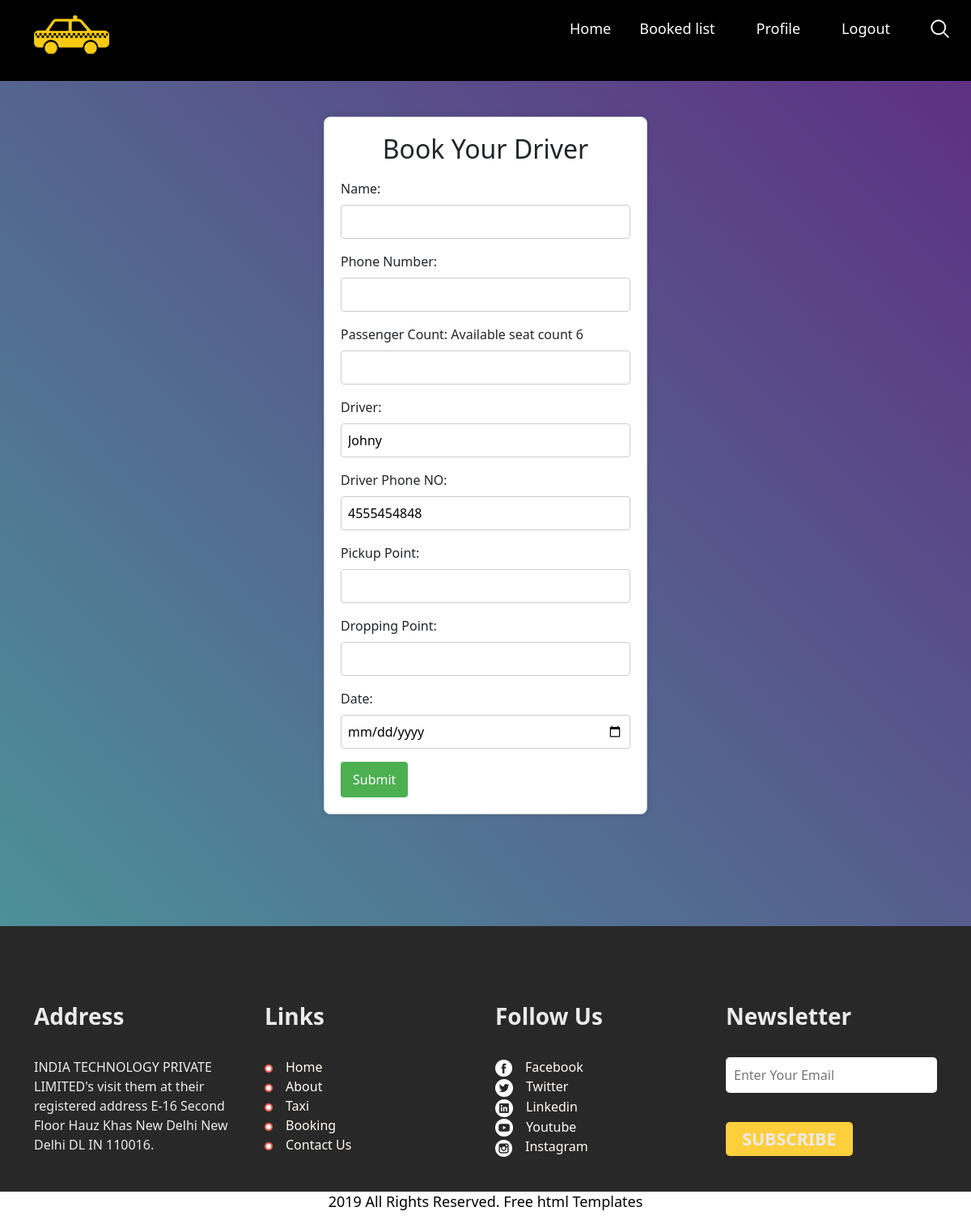
The page /booking/12/ on the database its author committed.
### app/models.py (models this page shows, shortened)
class vehicle_owner(models.Model):
    user = models.ForeignKey(User, on_delete=models.CASCADE, default=1)  # Add a default value, you can change it as needed
    name = models.CharField(max_length=25, null=True, blank=True)
    phone_number = models.CharField(max_length=15, null=True, blank=True)
    profileimg = models.ImageField(upload_to='profiles', null=True, blank=True)
    vehicle_name = models.CharField(max_length=25, null=True, blank=True)
    vehicle_number = models.CharField(max_length=15, null=True, blank=True)
    vehicle_img = models.ImageField(upload_to='profiles', null=True, blank=True)
    start = models.CharField(max_length=55, null=True, blank=True)
    end = models.CharField(max_length=55, null=True, blank=True)
    seat_count =models.CharField(max_length=25, null=True, blank=True)

### app/views.py (the view, shortened to what this page needs)
# urls.py: path('booking/<int:pk>/', views.booking, name='booking'),
def booking(request, pk):
    book = get_object_or_404(vehicle_owner, pk=pk)
    context = {
        'book': book
    }
    return render(request, 'booking.html', context)

### templates/booking.html (shortened to what this page needs)
{% extends "base.html" %}
{% block content %}
{% load static %}
<br>
<br>
<br>
<br>
<br>
<br>
<form method="POST" enctype="multipart/form-data" style="max-width: 400px; margin: auto; border: 1px solid #ccc; box-shadow: 0 0 10px rgba(0, 0, 0, 0.1); padding: 20px;">
  <h2 class="text-center">Book Your Driver</h2>
  <label for="name">Name:</label>
  <input type="text" id="name" name="user_name" required value='{{request.user.username}}'>
  <label for="uphone_number">Phone Number:</label>
  <input type="number" id="uphone_number" name="uphone_number" required>
  <label for="passenger_count">Passenger Count: <span>Available seat count {{book.seat_count}}</span></label>
<input type="number" id="passenger_count" name="passenger_count" min="1" required>
  <label for="driver">Driver:</label>
    <input type="text" id="driver" name="driver_name" min="1" required value='{{book.name}}' readonly>
    <label for="driver_number">Driver Phone NO:</label>
    <input type="number" id="driver_number" name="driver_number" value='{{book.phone_number}}' readonly>
  <label for="pickup_point">Pickup Point:</label>
  <input type="text" id="pickup_point" name="pickup_point" required>
  <label for="dropping_point">Dropping Point:</label>
  <input type="text" id="dropping_point" name="dropping_point" required>
  <label for="date">Date:</label>
  <input type="date" id="date" name="date" required>
  <button type="submit">Submit</button>
</form>
<br>
<br>
{% endblock %}

### static/user/css/style.css (style rules this page uses)
* { box-sizing: border-box !important; transition: ease all 0.5s; }
html { scroll-behavior: smooth; }
body { color: #666666; font-size: 14px; font-family:Times; line-height: 1.80857; font-weight: normal; overflow-x: hidden; }
h1, h2, h3, h4, h5, h6 { letter-spacing: 0; font-weight: normal; position: relative; padding: 0 0 10px 0; font-weight: normal; line-height: normal; color: #111111; margin: 0 }
h2 { font-size: 22px }
*, *::after, *::before { -webkit-box-sizing: border-box; -moz-box-sizing: border-box; box-sizing: border-box; }
button { border: 0; margin: 0; padding: 0; cursor: pointer; }

### templates/base.html (style rules this page uses)
body { background: linear-gradient(45deg, #49a09d, #5f2c82); }

### templates/booking.html (style rules this page uses)
form { max-width: 400px; margin: 0 auto; background: #fff; padding: 20px; border-radius: 8px; box-shadow: 0 4px 8px rgba(0, 0, 0, 0.1); }
label { display: block; margin-bottom: 8px; }
input, select { width: 100%; padding: 8px; margin-bottom: 16px; box-sizing: border-box; border: 1px solid #ccc; border-radius: 4px; }
button { background-color: #4caf50; color: white; padding: 10px 15px; border: none; border-radius: 4px; cursor: pointer; }

### rows shown on the page
vehicle_owner: seat_count "6", driver_name "Johny", driver_number "4555454848"
